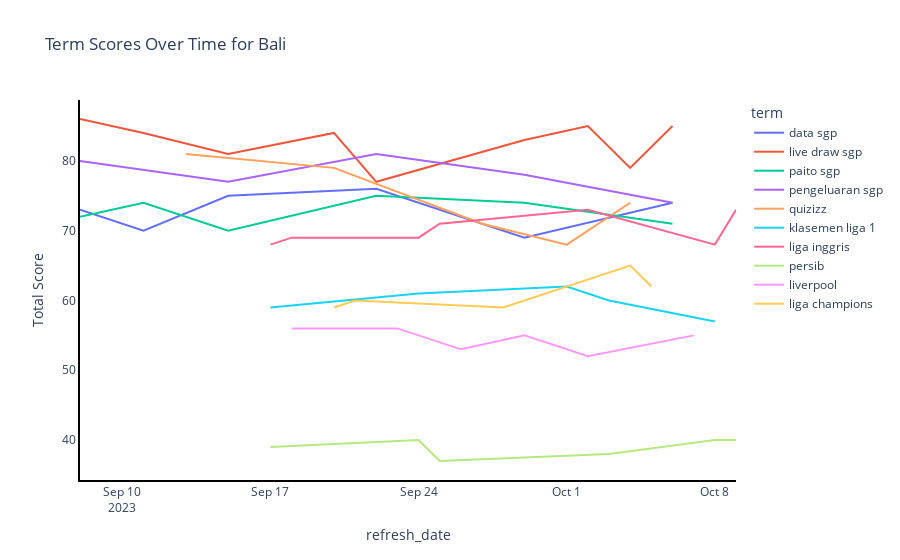
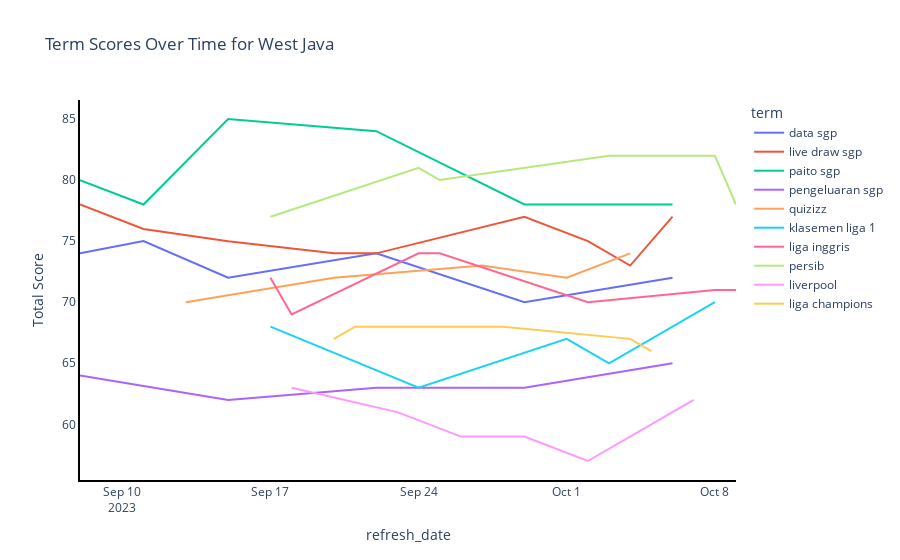

The code cell stored with these charts, in order, in its notebook:
### Code cell
grouped = filtered_data.groupby(['refresh_date', 'term','region_name'], as_index=False).agg({'score': 'count'})  # or 'mean' if you prefer an average

import plotly.express as px
from ipywidgets import interact

def plot_line(region):
    filtered_df = grouped[grouped['region_name'] == region]
    fig = px.line(filtered_df, 
                  x='refresh_date', 
                  y='score', 
                  color='term',
                  title=f'Term Scores Over Time for {region}',
                  labels={'score': 'Total Score'},
                  )
    fig.update_xaxes(showline=True, linewidth=2, linecolor='black', mirror=False)
    fig.update_yaxes(showline=True, linewidth=2, linecolor='black', mirror=False)

    fig.update_layout({
        'plot_bgcolor': 'white',
        'paper_bgcolor': 'white',
    })
    fig.show()

regions = grouped['region_name'].unique()
interact(plot_line, region=regions)

### Figure 1 — Plotly figure (JSON) as saved in the notebook; plotly's stock layout.template omitted (floating-point values rounded to 4 significant figures)
{"data": [{"hovertemplate": "term=data sgp<br>refresh_date=%{x}<br>Total Score=%{y}<extra></extra>", "legendgroup": "data sgp", "line": {"color": "#636efa", "dash": "solid"}, "marker": {"symbol": "circle"}, "mode": "lines", "name": "data sgp", "orientation": "v", "showlegend": true, "type": "scatter", "x": ["2023-09-08T00:00:00", "2023-09-11T00:00:00", "2023-09-15T00:00:00", "2023-09-22T00:00:00", "2023-09-29T00:00:00", "2023-10-06T00:00:00"], "xaxis": "x", "y": [73, 70, 75, 76, 69, 74], "yaxis": "y"}, {"hovertemplate": "term=live draw sgp<br>refresh_date=%{x}<br>Total Score=%{y}<extra></extra>", "legendgroup": "live draw sgp", "line": {"color": "#EF553B", "dash": "solid"}, "marker": {"symbol": "circle"}, "mode": "lines", "name": "live draw sgp", "orientation": "v", "showlegend": true, "type": "scatter", "x": ["2023-09-08T00:00:00", "2023-09-11T00:00:00", "2023-09-15T00:00:00", "2023-09-20T00:00:00", "2023-09-22T00:00:00", "2023-09-29T00:00:00", "2023-10-02T00:00:00", "2023-10-04T00:00:00", "2023-10-06T00:00:00"], "xaxis": "x", "y": [86, 84, 81, 84, 77, 83, 85, 79, 85], "yaxis": "y"}, {"hovertemplate": "term=paito sgp<br>refresh_date=%{x}<br>Total Score=%{y}<extra></extra>", "legendgroup": "paito sgp", "line": {"color": "#00cc96", "dash": "solid"}, "marker": {"symbol": "circle"}, "mode": "lines", "name": "paito sgp", "orientation": "v", "showlegend": true, "type": "scatter", "x": ["2023-09-08T00:00:00", "2023-09-11T00:00:00", "2023-09-15T00:00:00", "2023-09-22T00:00:00", "2023-09-29T00:00:00", "2023-10-06T00:00:00"], "xaxis": "x", "y": [72, 74, 70, 75, 74, 71], "yaxis": "y"}, {"hovertemplate": "term=pengeluaran sgp<br>refresh_date=%{x}<br>Total Score=%{y}<extra></extra>", "legendgroup": "pengeluaran sgp", "line": {"color": "#ab63fa", "dash": "solid"}, "marker": {"symbol": "circle"}, "mode": "lines", "name": "pengeluaran sgp", "orientation": "v", "showlegend": true, "type": "scatter", "x": ["2023-09-08T00:00:00", "2023-09-15T00:00:00", "2023-09-22T00:00:00", "2023-09-29T00:00:00", "2023-10-06T00:00:00"], "xaxis": "x", "y": [80, 77, 81, 78, 74], "yaxis": "y"}, {"hovertemplate": "term=quizizz<br>refresh_date=%{x}<br>Total Score=%{y}<extra></extra>", "legendgroup": "quizizz", "line": {"color": "#FFA15A", "dash": "solid"}, "marker": {"symbol": "circle"}, "mode": "lines", "name": "quizizz", "orientation": "v", "showlegend": true, "type": "scatter", "x": ["2023-09-13T00:00:00", "2023-09-20T00:00:00", "2023-09-27T00:00:00", "2023-10-01T00:00:00", "2023-10-04T00:00:00"], "xaxis": "x", "y": [81, 79, 71, 68, 74], "yaxis": "y"}, {"hovertemplate": "term=klasemen liga 1<br>refresh_date=%{x}<br>Total Score=%{y}<extra></extra>", "legendgroup": "klasemen liga 1", "line": {"color": "#19d3f3", "dash": "solid"}, "marker": {"symbol": "circle"}, "mode": "lines", "name": "klasemen liga 1", "orientation": "v", "showlegend": true, "type": "scatter", "x": ["2023-09-17T00:00:00", "2023-09-24T00:00:00", "2023-10-01T00:00:00", "2023-10-03T00:00:00", "2023-10-08T00:00:00"], "xaxis": "x", "y": [59, 61, 62, 60, 57], "yaxis": "y"}, {"hovertemplate": "term=liga inggris<br>refresh_date=%{x}<br>Total Score=%{y}<extra></extra>", "legendgroup": "liga inggris", "line": {"color": "#FF6692", "dash": "solid"}, "marker": {"symbol": "circle"}, "mode": "lines", "name": "liga inggris", "orientation": "v", "showlegend": true, "type": "scatter", "x": ["2023-09-17T00:00:00", "2023-09-18T00:00:00", "2023-09-24T00:00:00", "2023-09-25T00:00:00", "2023-10-02T00:00:00", "2023-10-08T00:00:00", "2023-10-09T00:00:00"], "xaxis": "x", "y": [68, 69, 69, 71, 73, 68, 73], "yaxis": "y"}, {"hovertemplate": "term=persib<br>refresh_date=%{x}<br>Total Score=%{y}<extra></extra>", "legendgroup": "persib", "line": {"color": "#B6E880", "dash": "solid"}, "marker": {"symbol": "circle"}, "mode": "lines", "name": "persib", "orientation": "v", "showlegend": true, "type": "scatter", "x": ["2023-09-17T00:00:00", "2023-09-24T00:00:00", "2023-09-25T00:00:00", "2023-10-03T00:00:00", "2023-10-08T00:00:00", "2023-10-09T00:00:00"], "xaxis": "x", "y": [39, 40, 37, 38, 40, 40], "yaxis": "y"}, {"hovertemplate": "term=liverpool<br>refresh_date=%{x}<br>Total Score=%{y}<extra></extra>", "legendgroup": "liverpool", "line": {"color": "#FF97FF", "dash": "solid"}, "marker": {"symbol": "circle"}, "mode": "lines", "name": "liverpool", "orientation": "v", "showlegend": true, "type": "scatter", "x": ["2023-09-18T00:00:00", "2023-09-23T00:00:00", "2023-09-26T00:00:00", "2023-09-29T00:00:00", "2023-10-02T00:00:00", "2023-10-07T00:00:00"], "xaxis": "x", "y": [56, 56, 53, 55, 52, 55], "yaxis": "y"}, {"hovertemplate": "term=liga champions<br>refresh_date=%{x}<br>Total Score=%{y}<extra></extra>", "legendgroup": "liga champions", "line": {"color": "#FECB52", "dash": "solid"}, "marker": {"symbol": "circle"}, "mode": "lines", "name": "liga champions", "orientation": "v", "showlegend": true, "type": "scatter", "x": ["2023-09-20T00:00:00", "2023-09-21T00:00:00", "2023-09-28T00:00:00", "2023-10-04T00:00:00", "2023-10-05T00:00:00"], "xaxis": "x", "y": [59, 60, 59, 65, 62], "yaxis": "y"}], "layout": {"legend": {"title": {"text": "term"}, "tracegroupgap": 0}, "paper_bgcolor": "white", "plot_bgcolor": "white", "title": {"text": "Term Scores Over Time for Bali"}, "xaxis": {"anchor": "y", "domain": [0, 1], "linecolor": "black", "linewidth": 2, "mirror": false, "showline": true, "title": {"text": "refresh_date"}}, "yaxis": {"anchor": "x", "domain": [0, 1], "linecolor": "black", "linewidth": 2, "mirror": false, "showline": true, "title": {"text": "Total Score"}}}}

### Figure 2 — Plotly figure (JSON) as saved in the notebook; plotly's stock layout.template omitted (floating-point values rounded to 4 significant figures)
{"data": [{"hovertemplate": "term=data sgp<br>refresh_date=%{x}<br>Total Score=%{y}<extra></extra>", "legendgroup": "data sgp", "line": {"color": "#636efa", "dash": "solid"}, "marker": {"symbol": "circle"}, "mode": "lines", "name": "data sgp", "orientation": "v", "showlegend": true, "type": "scatter", "x": ["2023-09-08T00:00:00", "2023-09-11T00:00:00", "2023-09-15T00:00:00", "2023-09-22T00:00:00", "2023-09-29T00:00:00", "2023-10-06T00:00:00"], "xaxis": "x", "y": [74, 75, 72, 74, 70, 72], "yaxis": "y"}, {"hovertemplate": "term=live draw sgp<br>refresh_date=%{x}<br>Total Score=%{y}<extra></extra>", "legendgroup": "live draw sgp", "line": {"color": "#EF553B", "dash": "solid"}, "marker": {"symbol": "circle"}, "mode": "lines", "name": "live draw sgp", "orientation": "v", "showlegend": true, "type": "scatter", "x": ["2023-09-08T00:00:00", "2023-09-11T00:00:00", "2023-09-15T00:00:00", "2023-09-20T00:00:00", "2023-09-22T00:00:00", "2023-09-29T00:00:00", "2023-10-02T00:00:00", "2023-10-04T00:00:00", "2023-10-06T00:00:00"], "xaxis": "x", "y": [78, 76, 75, 74, 74, 77, 75, 73, 77], "yaxis": "y"}, {"hovertemplate": "term=paito sgp<br>refresh_date=%{x}<br>Total Score=%{y}<extra></extra>", "legendgroup": "paito sgp", "line": {"color": "#00cc96", "dash": "solid"}, "marker": {"symbol": "circle"}, "mode": "lines", "name": "paito sgp", "orientation": "v", "showlegend": true, "type": "scatter", "x": ["2023-09-08T00:00:00", "2023-09-11T00:00:00", "2023-09-15T00:00:00", "2023-09-22T00:00:00", "2023-09-29T00:00:00", "2023-10-06T00:00:00"], "xaxis": "x", "y": [80, 78, 85, 84, 78, 78], "yaxis": "y"}, {"hovertemplate": "term=pengeluaran sgp<br>refresh_date=%{x}<br>Total Score=%{y}<extra></extra>", "legendgroup": "pengeluaran sgp", "line": {"color": "#ab63fa", "dash": "solid"}, "marker": {"symbol": "circle"}, "mode": "lines", "name": "pengeluaran sgp", "orientation": "v", "showlegend": true, "type": "scatter", "x": ["2023-09-08T00:00:00", "2023-09-15T00:00:00", "2023-09-22T00:00:00", "2023-09-29T00:00:00", "2023-10-06T00:00:00"], "xaxis": "x", "y": [64, 62, 63, 63, 65], "yaxis": "y"}, {"hovertemplate": "term=quizizz<br>refresh_date=%{x}<br>Total Score=%{y}<extra></extra>", "legendgroup": "quizizz", "line": {"color": "#FFA15A", "dash": "solid"}, "marker": {"symbol": "circle"}, "mode": "lines", "name": "quizizz", "orientation": "v", "showlegend": true, "type": "scatter", "x": ["2023-09-13T00:00:00", "2023-09-20T00:00:00", "2023-09-27T00:00:00", "2023-10-01T00:00:00", "2023-10-04T00:00:00"], "xaxis": "x", "y": [70, 72, 73, 72, 74], "yaxis": "y"}, {"hovertemplate": "term=klasemen liga 1<br>refresh_date=%{x}<br>Total Score=%{y}<extra></extra>", "legendgroup": "klasemen liga 1", "line": {"color": "#19d3f3", "dash": "solid"}, "marker": {"symbol": "circle"}, "mode": "lines", "name": "klasemen liga 1", "orientation": "v", "showlegend": true, "type": "scatter", "x": ["2023-09-17T00:00:00", "2023-09-24T00:00:00", "2023-10-01T00:00:00", "2023-10-03T00:00:00", "2023-10-08T00:00:00"], "xaxis": "x", "y": [68, 63, 67, 65, 70], "yaxis": "y"}, {"hovertemplate": "term=liga inggris<br>refresh_date=%{x}<br>Total Score=%{y}<extra></extra>", "legendgroup": "liga inggris", "line": {"color": "#FF6692", "dash": "solid"}, "marker": {"symbol": "circle"}, "mode": "lines", "name": "liga inggris", "orientation": "v", "showlegend": true, "type": "scatter", "x": ["2023-09-17T00:00:00", "2023-09-18T00:00:00", "2023-09-24T00:00:00", "2023-09-25T00:00:00", "2023-10-02T00:00:00", "2023-10-08T00:00:00", "2023-10-09T00:00:00"], "xaxis": "x", "y": [72, 69, 74, 74, 70, 71, 71], "yaxis": "y"}, {"hovertemplate": "term=persib<br>refresh_date=%{x}<br>Total Score=%{y}<extra></extra>", "legendgroup": "persib", "line": {"color": "#B6E880", "dash": "solid"}, "marker": {"symbol": "circle"}, "mode": "lines", "name": "persib", "orientation": "v", "showlegend": true, "type": "scatter", "x": ["2023-09-17T00:00:00", "2023-09-24T00:00:00", "2023-09-25T00:00:00", "2023-10-03T00:00:00", "2023-10-08T00:00:00", "2023-10-09T00:00:00"], "xaxis": "x", "y": [77, 81, 80, 82, 82, 78], "yaxis": "y"}, {"hovertemplate": "term=liverpool<br>refresh_date=%{x}<br>Total Score=%{y}<extra></extra>", "legendgroup": "liverpool", "line": {"color": "#FF97FF", "dash": "solid"}, "marker": {"symbol": "circle"}, "mode": "lines", "name": "liverpool", "orientation": "v", "showlegend": true, "type": "scatter", "x": ["2023-09-18T00:00:00", "2023-09-23T00:00:00", "2023-09-26T00:00:00", "2023-09-29T00:00:00", "2023-10-02T00:00:00", "2023-10-07T00:00:00"], "xaxis": "x", "y": [63, 61, 59, 59, 57, 62], "yaxis": "y"}, {"hovertemplate": "term=liga champions<br>refresh_date=%{x}<br>Total Score=%{y}<extra></extra>", "legendgroup": "liga champions", "line": {"color": "#FECB52", "dash": "solid"}, "marker": {"symbol": "circle"}, "mode": "lines", "name": "liga champions", "orientation": "v", "showlegend": true, "type": "scatter", "x": ["2023-09-20T00:00:00", "2023-09-21T00:00:00", "2023-09-28T00:00:00", "2023-10-04T00:00:00", "2023-10-05T00:00:00"], "xaxis": "x", "y": [67, 68, 68, 67, 66], "yaxis": "y"}], "layout": {"legend": {"title": {"text": "term"}, "tracegroupgap": 0}, "paper_bgcolor": "white", "plot_bgcolor": "white", "title": {"text": "Term Scores Over Time for West Java"}, "xaxis": {"anchor": "y", "domain": [0, 1], "linecolor": "black", "linewidth": 2, "mirror": false, "showline": true, "title": {"text": "refresh_date"}}, "yaxis": {"anchor": "x", "domain": [0, 1], "linecolor": "black", "linewidth": 2, "mirror": false, "showline": true, "title": {"text": "Total Score"}}}}
